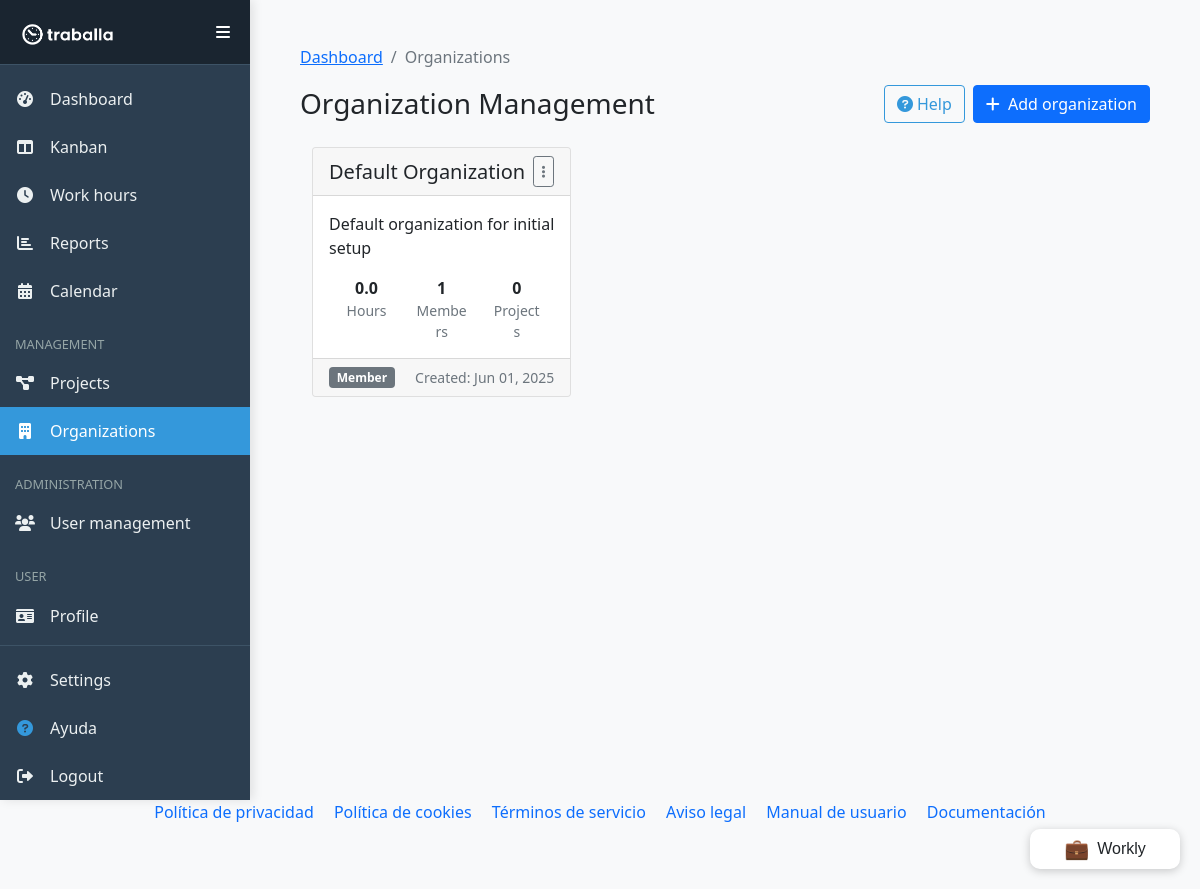
/webroot/index.php?page=organizations (signed in), run on the app's committed database.
### tables this page shows
CREATE TABLE `organizations` (
  `id` int(11) NOT NULL,
  `name` varchar(100) NOT NULL,
  `description` text DEFAULT NULL,
  `logo` varchar(255) DEFAULT NULL,
  `created_at` timestamp NULL DEFAULT current_timestamp(),
  `updated_at` timestamp NULL DEFAULT current_timestamp() ON UPDATE current_timestamp()
);

### includes/Session.php (called while the page is built, shortened)
<?php
class Session {
    private $db;
    private $session_table = 'user_sessions';
    private $session_lifetime = 86400;
    private $cookie_name = 'session';
    private $session_id;
    private $session_data = [];
    public function __construct($db) {
        $this->db = $db;
        $this->startSession();
    }
    private function startSession() {
        if (isset($_COOKIE[$this->cookie_name])) {
            $this->session_id = $_COOKIE[$this->cookie_name];
            $this->loadSessionFromDB();
        } else {
            $this->session_id = $this->generateSessionId();
            $this->session_data['last_activity'] = time();
            $this->updateSessionInDB();
        }
        $secure = isset($_SERVER['HTTPS']);
        $this->cleanExpiredSessions();
    }
    private function generateSessionId() {
        return bin2hex(random_bytes(32));
    }
    private function loadSessionFromDB() {
        $stmt = $this->db->prepare("SELECT session_data FROM {$this->session_table} WHERE session_id = ? AND expiry > ?");
        $stmt->execute([$this->session_id, time()]);
        $result = $stmt->fetch(PDO::FETCH_ASSOC);
        if ($result) {
            $this->session_data = unserialize($result['session_data']);
            $this->is_valid_session = true;
        } else {
            $this->session_id = $this->generateSessionId();
            $this->session_data = ['last_activity' => time()];
            $this->updateSessionInDB();
        }
    }
    private function syncWithPHPSession() {
        foreach ($_SESSION as $key => $value) {
            if (!isset($this->session_data[$key]) || $this->session_data[$key] !== $value) {
                $this->session_data[$key] = $value;
            }
        }
    }
    private function shouldRefreshSession() {
        return false;
    }
    private function updateSessionInDB() {
        $data = serialize($this->session_data);
        $expiry = time() + $this->session_lifetime;
        $stmt = $this->db->prepare("INSERT INTO {$this->session_table}
            (session_id, session_data, expiry)
            VALUES (?, ?, ?)
            ON DUPLICATE KEY UPDATE
            session_data = ?, expiry = ?");
        $stmt->execute([$this->session_id, $data, $expiry, $data, $expiry]);
    }
    private function cleanExpiredSessions() {
        $stmt = $this->db->prepare("DELETE FROM {$this->session_table} WHERE expiry < ?");
        $stmt->execute([time()]);
    }
}

### includes/Router.php (called while the page is built, shortened)
<?php
class Router {
    private $basePage = 'dashboard';
    public function getCurrentRoute() {
        return isset($_GET['page']) ? $_GET['page'] : $this->basePage;
    }
    public function url($route, $params = []) {
        $basePath = defined('BASE_PATH') ? BASE_PATH : '';
        $useFriendlyUrls = function_exists('apache_get_modules') &&
                          in_array('mod_rewrite', apache_get_modules());
        if ($useFriendlyUrls && $route !== 'dashboard') {
            $url = $basePath . '/' . $route;
        } else if ($route === 'dashboard') {
            $url = $basePath . '/';
        } else {
            $url = $basePath . '/index.php?page=' . $route;
        }
        return $url;
    }
}

### includes/router-helpers.php (called while the page is built, shortened)
<?php
if (!function_exists('current_route')) {
    function current_route() {
        global $router, $page;
        if (isset($router) && $router instanceof Router) {
            return $router->getCurrentRoute();
        }
        return $page ?? 'dashboard';
    }
}

### includes/functions.php (called while the page is built, shortened)
<?php
function getAllOrganizations($pdo) {
  $stmt = $pdo->prepare("SELECT * FROM organizations ORDER BY name");
  $stmt->execute();
  return $stmt->fetchAll(PDO::FETCH_ASSOC);
}
function getOrganizationStatistics($pdo, $organization_id) {
  $organization_id = (int)$organization_id;
  $stmt = $pdo->prepare("SELECT SUM(wh.total_hours) as total_hours
            FROM work_hours wh
            JOIN projects p ON wh.project_id = p.id
            WHERE p.organization_id = ? AND wh.status = 'completed'");
  $stmt->execute([$organization_id]);
  $result = $stmt->fetch(PDO::FETCH_ASSOC);
  $total_hours = $result['total_hours'] ? $result['total_hours'] : 0;
  $stmt = $pdo->prepare("SELECT COUNT(*) as member_count FROM organization_members WHERE organization_id = ?");
  $stmt->execute([$organization_id]);
  $member_count = $stmt->fetchColumn();
  $stmt = $pdo->prepare("SELECT COUNT(*) as project_count FROM projects WHERE organization_id = ?");
  $stmt->execute([$organization_id]);
  $project_count = $stmt->fetchColumn();
  $stmt = $pdo->prepare("SELECT COUNT(*) as active_sessions
            FROM work_hours wh
            JOIN projects p ON wh.project_id = p.id
            WHERE p.organization_id = ? AND wh.status = 'working'");
  $stmt->execute([$organization_id]);
  $active_sessions = $stmt->fetchColumn();
  return [
      'total_hours' => $total_hours,
      'member_count' => $member_count,
      'project_count' => $project_count,
      'active_sessions' => $active_sessions
  ];
}

### pages/organizations.php (the view, shortened to what this page needs)
<?php
require_once __DIR__ . '/../includes/Breadcrumb.php';
if (isAdmin()) {
   $organizations = getAllOrganizations($pdo);
} else {
   $organizations = getUserOrganizations($pdo, $_SESSION['user_id']);
}
?>
<?php
global $router;
$breadcrumb = new Breadcrumb($router);
echo $breadcrumb->render(current_route());
?>
<div class="d-flex justify-content-between align-items-center mb-4">
   <h1 class="h3 mb-0">Organization Management</h1>
   <div class="d-flex gap-2">
       <button class="btn btn-outline-info help-btn" data-help-context="account-settings">
           <i class="fas fa-question-circle me-1"></i>Help
       </button>
       <button type="button" class="btn btn-primary" data-bs-toggle="modal" data-bs-target="#addOrganizationModal">
           <i class="fas fa-plus me-1"></i> Add organization
       </button>
   </div>
</div>
<div class="row">
   <?php if (empty($organizations)): ?>
       <div class="col-12">
           <div class="alert alert-info">
               <i class="fas fa-info-circle me-2"></i> No organizations found. Click the "Add Organization" button to create your first organization.
           </div>
       </div>
   <?php else: ?>
       <?php foreach ($organizations as $organization): ?>
           <div class="col-md-6 col-lg-4 mb-4">
               <div class="card h-100">
                   <div class="card-header d-flex justify-content-between align-items-center">
                       <h5 class="mb-0"><?php echo $organization['name']; ?></h5>
                       <div class="dropdown">
                           <button class="btn btn-sm btn-outline-secondary" type="button" id="orgMenu<?php echo $organization['id']; ?>" data-bs-toggle="dropdown" aria-expanded="false">
                               <i class="fas fa-ellipsis-v"></i>
                           </button>
                       </div>
                   </div>
                   <div class="card-body">
                       <p class="card-text">
                           <?php
                               $desc = $organization['description'];
                               echo (strlen($desc) > 100) ? substr($desc, 0, 100) . '...' : $desc;
                           ?>
                       </p>
                       <?php
                           $stats = getOrganizationStatistics($pdo, $organization['id']);
                       ?>
                       <div class="row text-center mt-3">
                           <div class="col-4">
                               <div class="fw-bold"><?php echo number_format($stats['total_hours'], 1); ?></div>
                               <div class="small text-muted">Hours</div>
                           </div>
                           <div class="col-4">
                               <div class="fw-bold"><?php echo $stats['member_count']; ?></div>
                               <div class="small text-muted">Members</div>
                           </div>
                           <div class="col-4">
                               <div class="fw-bold"><?php echo $stats['project_count']; ?></div>
                               <div class="small text-muted">Projects</div>
                           </div>
                       </div>
                   </div>
                   <div class="card-footer d-flex justify-content-between align-items-center">
                       <?php if (isset($organization['is_admin']) && $organization['is_admin']): ?>
                           <span class="badge bg-primary">Admin</span>
                       <?php else: ?>
                           <span class="badge bg-secondary">Member</span>
                       <?php endif; ?>
                       <small class="text-muted">Created: <?php echo date('M d, Y', strtotime($organization['created_at'])); ?></small>
                   </div>
               </div>
           </div>
       <?php endforeach; ?>
   <?php endif; ?>
</div>

### webroot/assets/css/style.css (style rules this page uses)
html, body { margin: 0; padding: 0; overflow-x: auto; }
body { background-color: #f8f9fa; font-family: 'Segoe UI', Tahoma, Geneva, Verdana, sans-serif; }
.row { margin-left: 0; margin-right: 0; }
.card { transition: all 0.3s ease; overflow: hidden; }

### webroot/assets/css/sidebar.css (style rules this page uses)
.help-btn, .btn-help { border-color: #3498db; color: #3498db; transition: all 0.3s ease; }

### data on the page
organizations: name "Default Organization", description "Default organization for initial setup", total_hours "0.0", member_count "1", project_count "0", created_at "Jun 01, 2025"
